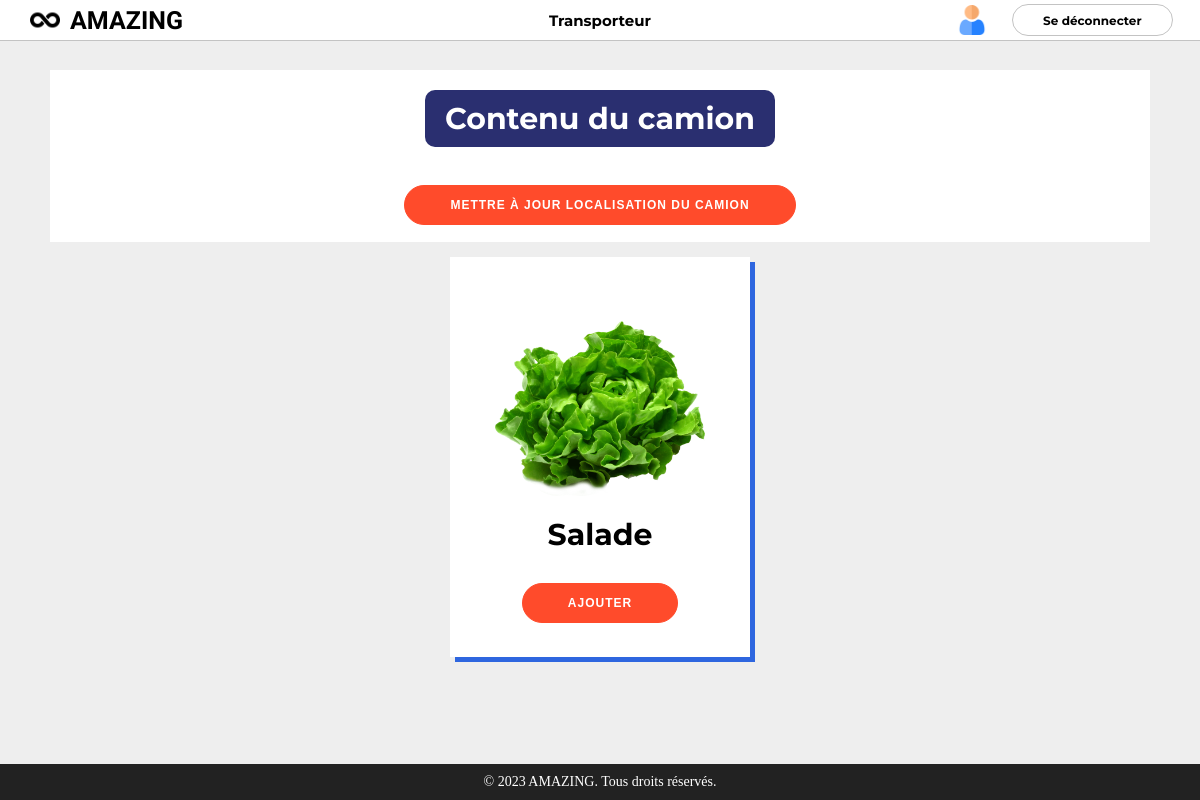
The page /home/transporteur/ (signed in) on the database as committed earlier.
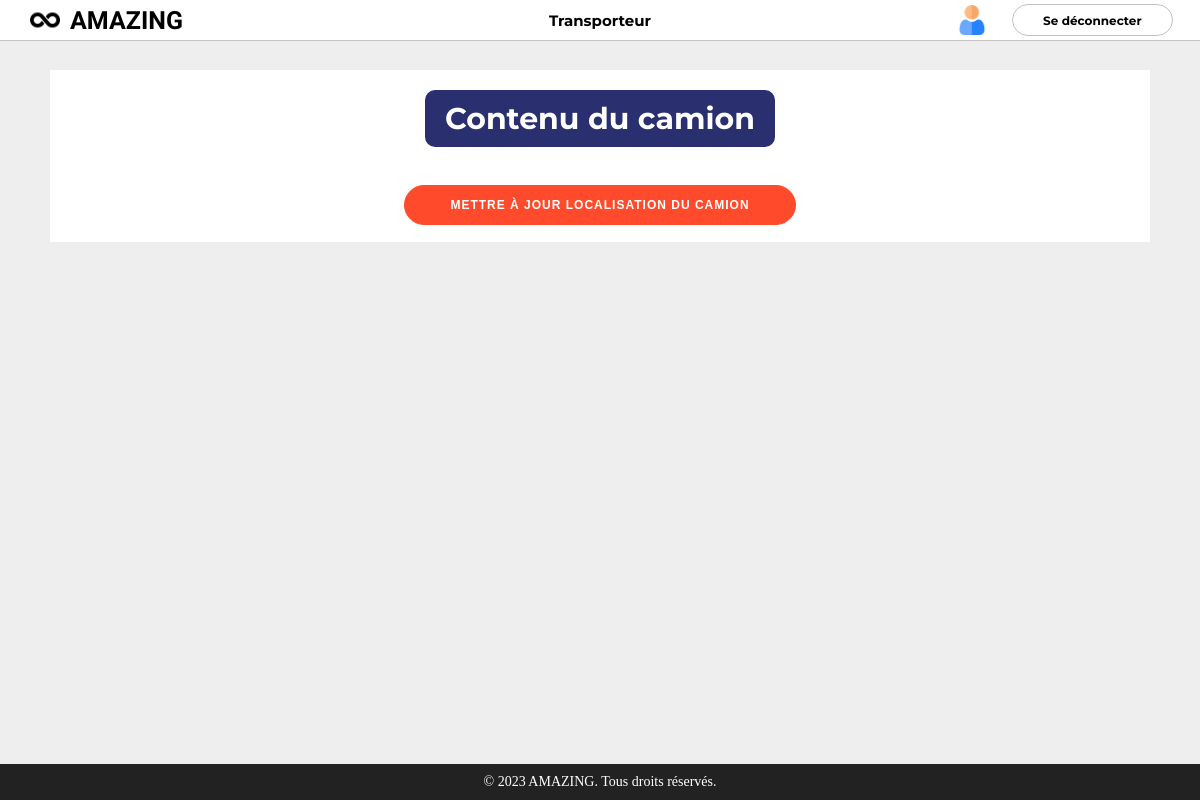
The same page on the database as committed later.
### home/models.py (models this page shows, shortened)
class clients(models.Model):
    account = models.OneToOneField(User, on_delete=models.CASCADE, default=True)
    email = models.EmailField(null=True, blank=True)
    adresse = models.CharField(max_length=100)

### produits/models.py (models this page shows, shortened)
class produits(models.Model):
    name=models.CharField(max_length=150)
    price=models.DecimalField(max_digits=99999,decimal_places=2)
    image=models.ImageField(upload_to="images", default=True)
    class Meta:
        verbose_name=("Product")
        verbose_name_plural=("Products")
    expéditeur = models.ManyToManyField(clients, related_name='expéditeur')
    destinataire = models.ManyToManyField(clients, related_name='destinataire', blank=True)
    transporteur = models.ManyToManyField(clients, related_name='transporteur')
    latitude = models.CharField(max_length=100, blank=True, null=True)
    longitude = models.CharField(max_length=100, blank=True, null=True)
    emballé=models.DateField(auto_now_add=True)
    arrivée_dépôt=models.DateField(null=True, blank=True)
    départ_dépôt=models.DateField(null=True, blank=True)
    date_livraison=models.DateField(null=True, blank=True)
    reçu_le=models.DateField(null=True, blank=True)

### home/views.py (the view, shortened to what this page needs)
# urls.py: path('transporteur/', transporteur, name='transporteur')
@group_required(['Transporteur'])
def transporteur(request):
    product_object = produits.objects.all()
    return render(request, "transporteur.html", {'product_object':product_object})

### home/templatetags/group_tags.py (called while the page is built)
@register.filter(name='has_group')
def has_group(user, group_name):
    return user.groups.filter(name=group_name).exists()

### home/templates/transporteur.html (shortened to what this page needs)
{% load static %}
{% load group_tags %}
<!DOCTYPE html>
<html>
<head>
<link rel="stylesheet" type="text/css" href="{% static 'css/style.css' %}">
</head>
<body>
<div id="topbar"><b>
	<img href="{% url 'home:home' %}" id="logo" src="{% static 'imgs/infini.png' %}">
	<a id="Tlogo" href="{% url 'home:home' %}">AMAZING</a>
	<div id="mtopbar">
        {% if user|has_group:"Transporteur" %}
        <a class="Tall" href="{% url 'home:transporteur' %}">Transporteur</a>
        {% endif %}
	</div>
	<div id="dlogin">
		{% if request.user.is_authenticated %}
			<a id="profil"><img src="{% static 'imgs/homme.png' %}" width="30px"></a>
			<div id="dj-connecté">Utilisateur : {{ user.username }}</div>
			<a class="Tlogin" id="Tlogin1" href="{% url 'home:login' %}">Se déconnecter</a>
		{% else %}
			<a class="Tlogin" id="Tlogin1" href="{% url 'home:login' %}">S'inscrire</a><a class="Tlogin" id="Tlogin2" href="{% url 'home:login' %}">Se connecter</a>
		{% endif %}
	</div></b>
</div>
<div id="div1">
<div id="div2">
	<div id="caroussel">
        <div class="dj-camion">
        <h1 class="dj-titre-5">Contenu du camion</h1>
        <form method="POST" action="" style="height: 75px;">
            <button>Mettre à jour localisation du camion</button>
        </form>
        </div>
		{% for produits in product_object %}
            {% for transporteur in produits.transporteur.all %}
                {% if transporteur.account == request.user %}
                    {% if produits.départ_dépôt == None %}
                        <div class="dj-produits">
                            <img src=" {{ MEDIA_URL }} ../{{ produits.image }}" class="dj-img">
                            <h1 class="dj-name">{{ produits.name }}</h1>
                            <form method="POST" action="" style="height: 20px;">
                                <button style="margin-top: 40px;">Ajouter</button>
                            </form>
                        </div>
                    {% endif %}
                {% endif %}
            {% endfor %}
        {% endfor %}
	</div>
</div>
<footer>
  <p>&copy; 2023 AMAZING. Tous droits réservés.</p>
</footer>
</div>
</body>
</html>

Rows that differ between the two databases and show on the page:
removed produits: name "Salade"
no longer on this page (row unchanged): clients: image (picture)
